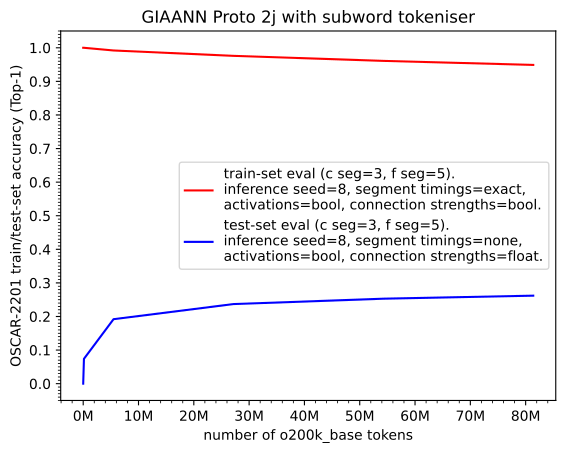

This figure's Python source:
import matplotlib.pyplot as plt
import numpy as np
from matplotlib.ticker import AutoMinorLocator, FuncFormatter, MultipleLocator

x = np.array([0, 134750, 5484495, 27167113, 54306502, 81375876])
y1 = np.array([0, 0.074, 0.192, 0.237, 0.253, 0.262])
y2 = np.array([1.0, 1.0, 0.992, 0.976, 0.961, 0.949])

l1, = plt.plot(x, y2, color='red', label='train-set eval (c seg=3, f seg=5).\ninference seed=8, segment timings=exact, \nactivations=bool, connection strengths=bool.')
l2, = plt.plot(x, y1, color='blue', label='test-set eval (c seg=3, f seg=5).\ninference seed=8, segment timings=none, \nactivations=bool, connection strengths=float.')

ax = plt.gca()
ax.xaxis.set_major_locator(MultipleLocator(10_000_000))
ax.xaxis.set_major_formatter(FuncFormatter(lambda value, _: f"{value / 1_000_000:g}M"))
ax.xaxis.set_minor_locator(AutoMinorLocator(5))  # Four minor ticks per 10M interval
plt.yticks(np.arange(0, 1.0+0.1, 0.1))
ax.yaxis.set_minor_locator(MultipleLocator(0.01))

plt.xlabel("number of o200k_base tokens")
plt.ylabel("OSCAR-2201 train/test-set accuracy (Top-1)")
plt.title("GIAANN Proto 2j with subword tokeniser")

plt.legend(handles=[l1, l2])

plt.savefig("protov2j-oscar-top1-accuracy-spacyPipelineOptimisations-inferenceConnectionStrengthTypes.pdf", format="pdf", bbox_inches="tight")
plt.show()
